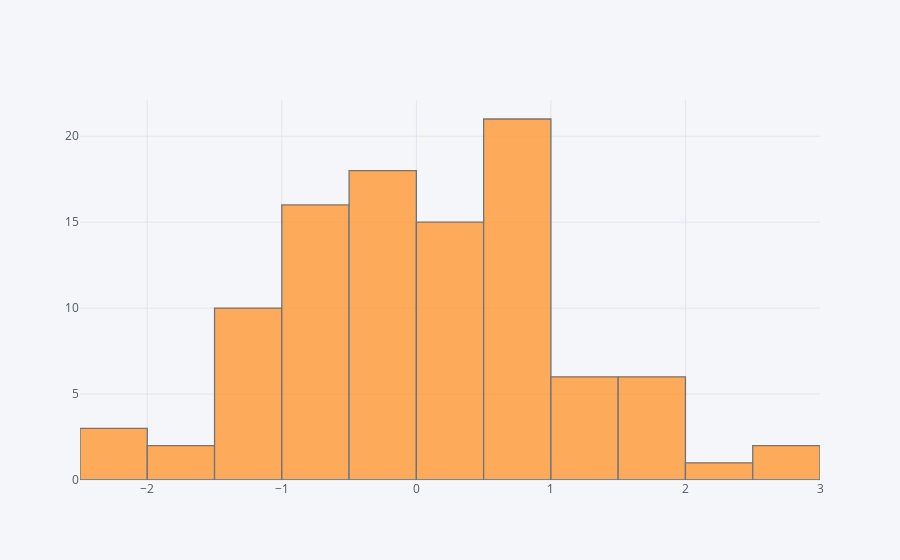

Notebook code cell kept with this figure:
### Markdown cell above
## histogram

### Code cell
df['A'].iplot(kind='hist',bins=25)

### Figure 1 — Plotly figure (JSON) as saved in the notebook; plotly's stock layout.template omitted (floating-point values rounded to 4 significant figures)
{"data": [{"histfunc": "count", "histnorm": "", "marker": {"color": "rgba(255, 153, 51, 1.0)", "line": {"color": "#4D5663", "width": 1.3}}, "name": "A", "nbinsx": 25, "opacity": 0.8, "orientation": "v", "type": "histogram", "uid": "3b80a090-5b83-4ac1-a50b-d43f3d92d671", "x": [-1.003, 1.641, 0.2151, 0.6163, 2.29, -0.1496, -0.6827, -0.2106, -1.484, -0.2739, -1.137, -0.2459, -0.1303, 1.313, 0.397, -0.6682, 0.03447, -1.104, 1.63, -0.4545, 0.1165, 0.8945, -0.7132, 1.366, 0.673, -1.768, 0.6383, 1.757, 0.6561, -0.4335, 0.6693, 1.498, -0.2939, 0.3812, -2.438, 0.09819, -1.318, -0.6156, 0.341, 1.577, -2.175, -0.8117, 0.2822, -1.91, -0.103, 0.692, -1.153, -0.1318, 0.2371, -1.232, 1.929, -2.372, 0.4694, -0.5623, -0.7506, -1.252, 0.5166, -0.1129, 0.9169, -0.5624, 0.3858, 0.8164, -0.07099, 1.052, -0.8967, -1.405, -0.1708, 0.5845, -0.8672, -0.0004663, 2.74, 0.4336, 0.8568, 0.854, 1.143, 0.5305, 0.8408, 1.66, 0.03037, 0.7625, 0.9414, 2.728, 0.6012, -0.703, -0.629, -0.4078, -0.548, 0.7367, 0.1409, 0.7242, -0.5886, -0.07368, -0.03711, 0.4214, 1.31, -0.9687, -0.1844, 0.5177, -1.496, -0.9545]}], "layout": {"barmode": "overlay", "legend": {"bgcolor": "#F5F6F9", "font": {"color": "#4D5663"}}, "paper_bgcolor": "#F5F6F9", "plot_bgcolor": "#F5F6F9", "title": {"font": {"color": "#4D5663"}}, "xaxis": {"gridcolor": "#E1E5ED", "showgrid": true, "tickfont": {"color": "#4D5663"}, "title": {"font": {"color": "#4D5663"}, "text": ""}, "zerolinecolor": "#E1E5ED"}, "yaxis": {"gridcolor": "#E1E5ED", "showgrid": true, "tickfont": {"color": "#4D5663"}, "title": {"font": {"color": "#4D5663"}, "text": ""}, "zerolinecolor": "#E1E5ED"}}}
